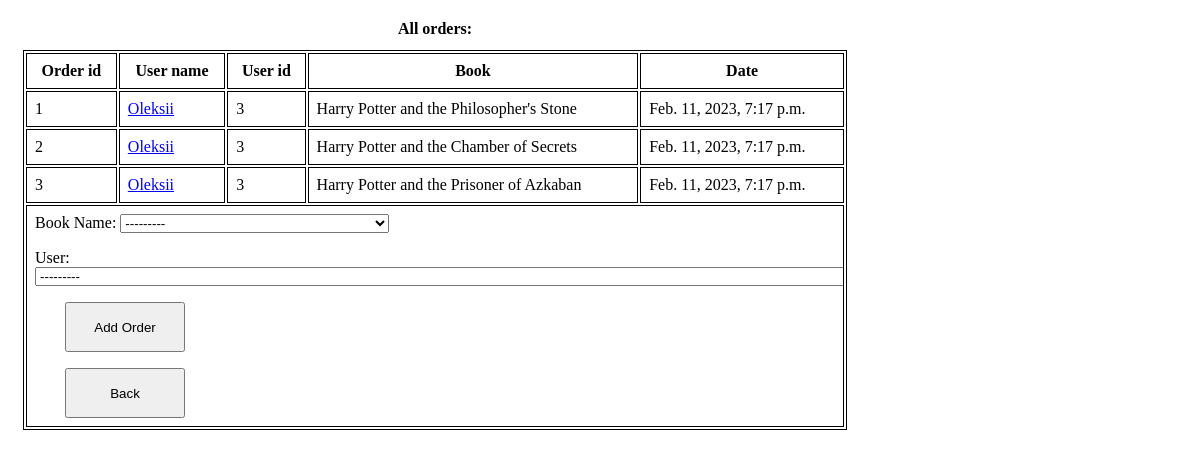
The app's page /orders/ (signed in) with its own data.
### order/models.py (models this page shows, shortened)
class Order(models.Model):
    book = models.ForeignKey(Book, on_delete=models.CASCADE, default=None, verbose_name="Book Name")
    user = models.ForeignKey(CustomUser, on_delete=models.CASCADE, default=None)
    created_at = models.DateTimeField(auto_now_add=True)
    end_at = models.DateTimeField(default=None, null=True, blank=True)
    plated_end_at = models.DateTimeField(auto_now=datetime.datetime.now())

### authentication/models.py (models this page shows, shortened)
class CustomUser(AbstractBaseUser):
    first_name = models.CharField(blank=True, max_length=20)
    last_name = models.CharField(max_length=20, blank=True)
    middle_name = models.CharField(max_length=20, blank=True)
    email = models.CharField(max_length=100, unique=True, default=None)
    password = models.CharField(blank=True, max_length=255)
    created_at = models.DateTimeField(editable=False, auto_now=datetime.datetime.now())
    updated_at = models.DateTimeField(auto_now=datetime.datetime.now())
    role = models.IntegerField(choices=ROLE_CHOICES, default=0)
    is_active = models.BooleanField(default=False)
    id = models.AutoField(primary_key=True)
    is_superuser = models.BooleanField(default=False)
    is_staff = models.BooleanField(default=False)
    USERNAME_FIELD = 'email'
    objects = CustomUserManager()
    def __str__(self):
        return f"'id': {self.id}, 'first_name': '{self.first_name}', 'middle_name': '{self.middle_name}', 'last_name': '{self.last_name}', 'email': '{self.email}', 'created_at': {int(self.created_at.timestamp())}, 'updated_at': {int(self.updated_at.timestamp())}, 'role': {self.role}, 'is_active': {self.is_active}, 'password': '{self.password}'," \

### book/models.py (models this page shows, shortened)
class Book(models.Model):
    name = models.CharField(blank=True, max_length=128)
    description = models.CharField(blank=True, max_length=256)
    count = models.IntegerField(default=10)
    id = models.AutoField(primary_key=True)
    year_of_publication = models.IntegerField(blank=True)
    date_of_issue = models.DateField(null=True, blank=True)
    def __str__(self):
        return f"{self.name}"

### book/views.py (the view)
# urls.py: path('orders/', list_of_orders, name = 'list_of_orders'),
@login_required
def list_of_orders(request):
    if request.method == 'POST':
        order_form = OrderForm(request.POST)
        if order_form.is_valid():
            order_form.save()
            return redirect('list_of_orders')
    else:
        orders = Order.objects.all()
        user = request.user
        if user.is_staff:
            order_form = OrderForm()
            context = {'orders': orders, 'order_form': order_form}
            return render(request, 'list_of_orders.html', context)
        else:
            return redirect('/all')

### book/forms.py
class OrderForm(forms.ModelForm):
    class Meta:
        model = Order
        fields = ('book', 'user')

### authentication/custom_auth.py (called while the page is built)
    def get_user(self, id):
        try:
            return CustomUser.objects.get(pk=id)
        except CustomUser.DoesNotExist:
            return None

### authentication/templates/list_of_orders.html (shortened to what this page needs)
<html>
   <head>
   </head>
   <body>
      <table class="container">
         <caption>All orders: </caption>
         <tr>
            <th>Order id</th>
            <th>User name</th>
            <th>User id</th>
            <th>Book</th>
            <th>Date</th>
         </tr>
         {% for order in orders %}
         <tr>
            <td>{{ order.id }}</td>
            <td><a href="{% url 'user_detail' order.user.id %}">{{ order.user.first_name }}</a></td>
            <td>{{ order.user.id }}</td>
            <td>{{ order.book.name }}</td>
            <td>{{ order.created_at }}</td>
         </tr>
         {% endfor %}
         {% if order_form %}
         <tr>
            <td colspan="5">
               <form method="post">
                  {{ order_form.as_p }}
                  <button type="submit">Add Order</button>
               </form>
               <a href="{% url 'all_books' %}">
               <button>Back</button>
               </a>
            </td>
         </tr>
         {% endif %}
      </table>
   </body>
</html>

### authentication/templates/list_of_orders.html (style rules this page uses)
table { display: inline-table; border: 1px solid black; margin-left: 15px; }
td, th { border: 1px solid black; padding: 8px; max-width: 800px; overflow: hidden; }
caption { font-weight: bold; padding: 12px; }
button { margin-left: 30px; width: 120px; height: 50px; }

### records on screen
Order: id "1", user.first_name "Oleksii", user.id "3", book.name "Harry Potter and the Philosopher's Stone", created_at "Feb. 11, 2023, 7:17 p.m."
Order: id "2", user.first_name "Oleksii", user.id "3", book.name "Harry Potter and the Chamber of Secrets", created_at "Feb. 11, 2023, 7:17 p.m."
Order: id "3", user.first_name "Oleksii", user.id "3", book.name "Harry Potter and the Prisoner of Azkaban", created_at "Feb. 11, 2023, 7:17 p.m."
